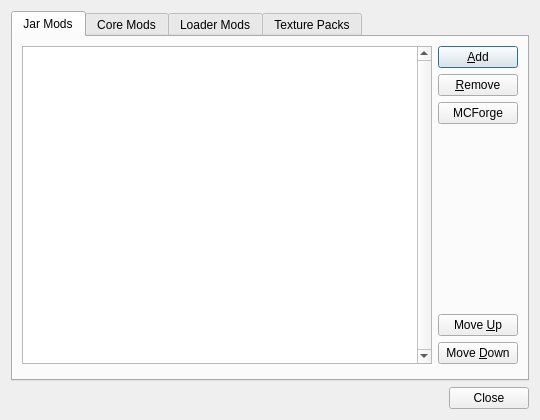
<?xml version="1.0" encoding="UTF-8"?>
<ui version="4.0">
 <class>LegacyModEditDialog</class>
 <widget class="QDialog" name="LegacyModEditDialog">
  <property name="geometry">
   <rect>
    <x>0</x>
    <y>0</y>
    <width>540</width>
    <height>420</height>
   </rect>
  </property>
  <property name="windowTitle">
   <string>Edit Mods</string>
  </property>
  <layout class="QVBoxLayout" name="verticalLayout">
   <item>
    <widget class="QTabWidget" name="tabWidget">
     <property name="currentIndex">
      <number>0</number>
     </property>
     <widget class="QWidget" name="jarTab">
      <attribute name="title">
       <string>Jar Mods</string>
      </attribute>
      <layout class="QVBoxLayout" name="verticalLayout_2">
       <item>
        <layout class="QHBoxLayout" name="horizontalLayout">
         <item>
          <widget class="ModListView" name="jarModsTreeView">
           <property name="verticalScrollBarPolicy">
            <enum>Qt::ScrollBarAlwaysOn</enum>
           </property>
           <property name="horizontalScrollBarPolicy">
            <enum>Qt::ScrollBarAlwaysOff</enum>
           </property>
          </widget>
         </item>
         <item>
          <layout class="QVBoxLayout" name="jarModsButtonBox">
           <item>
            <widget class="QPushButton" name="addJarBtn">
             <property name="text">
              <string>&amp;Add</string>
             </property>
            </widget>
           </item>
           <item>
            <widget class="QPushButton" name="rmJarBtn">
             <property name="text">
              <string>&amp;Remove</string>
             </property>
            </widget>
           </item>
           <item>
            <widget class="QPushButton" name="addForgeBtn">
             <property name="text">
              <string>MCForge</string>
             </property>
            </widget>
           </item>
           <item>
            <spacer name="jarModsButtonSpacer">
             <property name="orientation">
              <enum>Qt::Vertical</enum>
             </property>
             <property name="sizeHint" stdset="0">
              <size>
               <width>20</width>
               <height>40</height>
              </size>
             </property>
            </spacer>
           </item>
           <item>
            <widget class="QPushButton" name="moveJarUpBtn">
             <property name="text">
              <string>Move &amp;Up</string>
             </property>
            </widget>
           </item>
           <item>
            <widget class="QPushButton" name="moveJarDownBtn">
             <property name="text">
              <string>Move &amp;Down</string>
             </property>
            </widget>
           </item>
          </layout>
         </item>
        </layout>
       </item>
       <item>
        <widget class="MCModInfoFrame" name="jarMIFrame">
         <property name="frameShadow">
          <enum>QFrame::Plain</enum>
         </property>
        </widget>
       </item>
      </layout>
     </widget>
     <widget class="QWidget" name="coreTab">
      <attribute name="title">
       <string>Core Mods</string>
      </attribute>
      <layout class="QVBoxLayout" name="verticalLayout_3">
       <item>
        <layout class="QHBoxLayout" name="horizontalLayout_3">
         <item>
          <widget class="ModListView" name="coreModsTreeView">
           <property name="dragDropMode">
            <enum>QAbstractItemView::DropOnly</enum>
           </property>
          </widget>
         </item>
         <item>
          <layout class="QVBoxLayout" name="coreModsButtonBox">
           <item>
            <widget class="QPushButton" name="addCoreBtn">
             <property name="text">
              <string>&amp;Add</string>
             </property>
            </widget>
           </item>
           <item>
            <widget class="QPushButton" name="rmCoreBtn">
             <property name="text">
              <string>&amp;Remove</string>
             </property>
            </widget>
           </item>
           <item>
            <spacer name="coreModsButtonSpacer">
             <property name="orientation">
              <enum>Qt::Vertical</enum>
             </property>
             <property name="sizeHint" stdset="0">
              <size>
               <width>20</width>
               <height>40</height>
              </size>
             </property>
            </spacer>
           </item>
           <item>
            <widget class="QPushButton" name="viewCoreBtn">
             <property name="text">
              <string>&amp;View Folder</string>
             </property>
            </widget>
           </item>
          </layout>
         </item>
        </layout>
       </item>
       <item>
        <widget class="MCModInfoFrame" name="coreMIFrame">
         <property name="frameShape">
          <enum>QFrame::StyledPanel</enum>
         </property>
         <property name="frameShadow">
          <enum>QFrame::Raised</enum>
         </property>
        </widget>
       </item>
      </layout>
     </widget>
     <widget class="QWidget" name="modTab">
      <attribute name="title">
       <string>Loader Mods</string>
      </attribute>
      <layout class="QVBoxLayout" name="verticalLayout_4">
       <item>
        <layout class="QHBoxLayout" name="horizontalLayout_2">
         <item>
          <widget class="ModListView" name="loaderModTreeView">
           <property name="acceptDrops">
            <bool>true</bool>
           </property>
           <property name="dragDropMode">
            <enum>QAbstractItemView::DropOnly</enum>
           </property>
          </widget>
         </item>
         <item>
          <layout class="QVBoxLayout" name="mlModsButtonBox">
           <item>
            <widget class="QPushButton" name="addModBtn">
             <property name="text">
              <string>&amp;Add</string>
             </property>
            </widget>
           </item>
           <item>
            <widget class="QPushButton" name="rmModBtn">
             <property name="text">
              <string>&amp;Remove</string>
             </property>
            </widget>
           </item>
           <item>
            <spacer name="mlModsButtonSpacer">
             <property name="orientation">
              <enum>Qt::Vertical</enum>
             </property>
             <property name="sizeHint" stdset="0">
              <size>
               <width>20</width>
               <height>40</height>
              </size>
             </property>
            </spacer>
           </item>
           <item>
            <widget class="QPushButton" name="viewModBtn">
             <property name="text">
              <string>&amp;View Folder</string>
             </property>
            </widget>
           </item>
          </layout>
         </item>
        </layout>
       </item>
       <item>
        <widget class="MCModInfoFrame" name="loaderMIFrame">
         <property name="frameShape">
          <enum>QFrame::StyledPanel</enum>
         </property>
         <property name="frameShadow">
          <enum>QFrame::Raised</enum>
         </property>
        </widget>
       </item>
      </layout>
     </widget>
     <widget class="QWidget" name="texPackTab">
      <property name="acceptDrops">
       <bool>false</bool>
      </property>
      <attribute name="title">
       <string>Texture Packs</string>
      </attribute>
      <layout class="QHBoxLayout" name="horizontalLayout_4">
       <item>
        <widget class="ModListView" name="texPackTreeView">
         <property name="acceptDrops">
          <bool>true</bool>
         </property>
         <property name="dragDropMode">
          <enum>QAbstractItemView::DropOnly</enum>
         </property>
        </widget>
       </item>
       <item>
        <layout class="QVBoxLayout" name="texturePacksButtonBox">
         <item>
          <widget class="QPushButton" name="addTexPackBtn">
           <property name="text">
            <string>&amp;Add</string>
           </property>
          </widget>
         </item>
         <item>
          <widget class="QPushButton" name="rmTexPackBtn">
           <property name="text">
            <string>&amp;Remove</string>
           </property>
          </widget>
         </item>
         <item>
          <spacer name="texturePacksButtonSpacer">
           <property name="orientation">
            <enum>Qt::Vertical</enum>
           </property>
           <property name="sizeHint" stdset="0">
            <size>
             <width>20</width>
             <height>40</height>
            </size>
           </property>
          </spacer>
         </item>
         <item>
          <widget class="QPushButton" name="viewTexPackBtn">
           <property name="text">
            <string>&amp;View Folder</string>
           </property>
          </widget>
         </item>
        </layout>
       </item>
      </layout>
     </widget>
    </widget>
   </item>
   <item>
    <widget class="QDialogButtonBox" name="buttonBox">
     <property name="standardButtons">
      <set>QDialogButtonBox::Close</set>
     </property>
    </widget>
   </item>
  </layout>
 </widget>
 <customwidgets>
  <customwidget>
   <class>ModListView</class>
   <extends>QTreeView</extends>
   <header>gui/widgets/ModListView.h</header>
  </customwidget>
  <customwidget>
   <class>MCModInfoFrame</class>
   <extends>QFrame</extends>
   <header>gui/widgets/MCModInfoFrame.h</header>
   <container>1</container>
  </customwidget>
 </customwidgets>
 <resources/>
 <connections/>
</ui>
